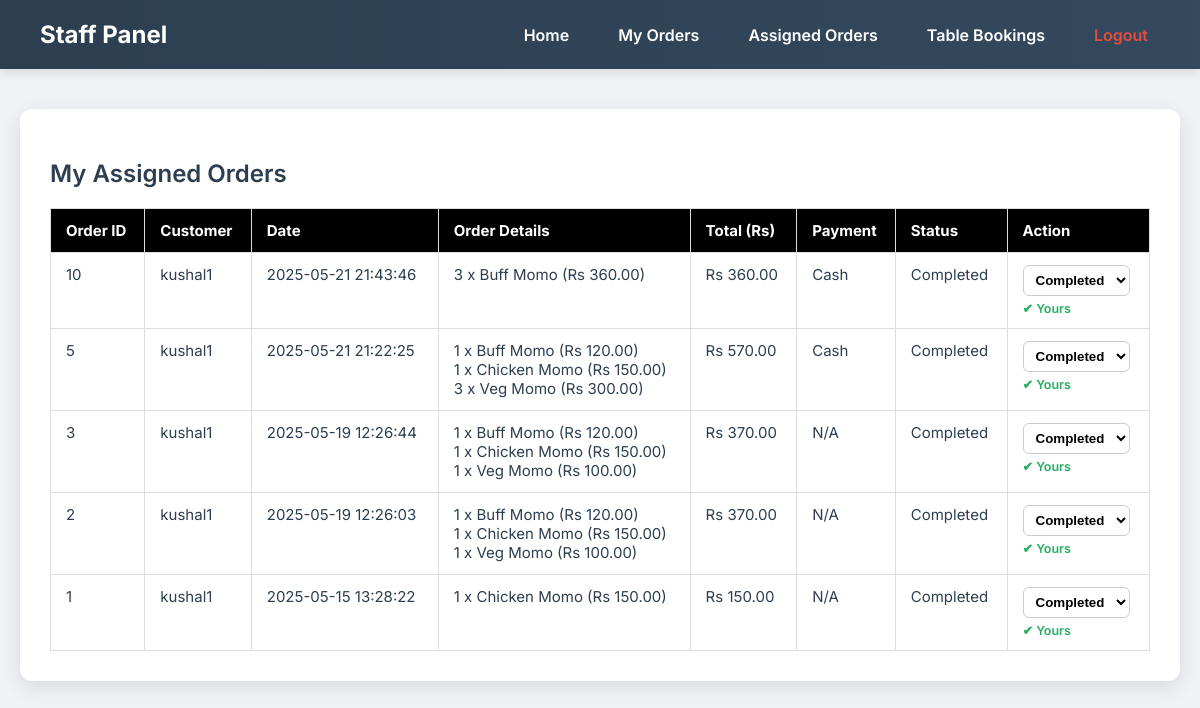
Screenshot of /assigned_orders.php (signed in) with the database file from the repository.
### tables this page shows
CREATE TABLE `orders` (
  `id` int(11) NOT NULL,
  `user_id` int(11) DEFAULT NULL,
  `order_date` datetime DEFAULT current_timestamp(),
  `order_details` text DEFAULT NULL,
  `total` decimal(10,2) NOT NULL,
  `status` varchar(50) DEFAULT NULL,
  `assigned_staff_id` int(11) DEFAULT NULL,
  `payment_method` varchar(50) DEFAULT NULL
);

CREATE TABLE `users` (
  `id` int(11) NOT NULL,
  `username` varchar(50) NOT NULL,
  `password` varchar(255) NOT NULL,
  `role` enum('admin','staff','user') DEFAULT 'user'
);

### assigned_orders.php (the view, shortened to what this page needs)
<?php
include 'db_connect.php';
$staffId = $_SESSION['user_id'];
try {
    $stmt = $conn->prepare("
        SELECT
            orders.id,
            orders.order_date,
            orders.total,
            orders.status,
            orders.payment_method,
            orders.order_details,
            u.username AS customer_name,
            orders.assigned_staff_id
        FROM orders
        JOIN users u ON orders.user_id = u.id
        WHERE orders.assigned_staff_id = :staff_id OR orders.assigned_staff_id IS NULL
        ORDER BY orders.order_date DESC
    ");
    $stmt->execute(['staff_id' => $staffId]);
    $orders = $stmt->fetchAll(PDO::FETCH_ASSOC);
} catch (PDOException $e) {
    die("Database error: " . $e->getMessage());
}
?>
<!DOCTYPE html>
<html lang="en">
<head>
</head>
<body>
<nav>
    <div class="logo">Staff Panel</div>
    <ul>
        <li><a href="staff_dashboard.php">Home</a></li>
        <li><a href="staff_orders.php">My Orders</a></li>
        <li><a href="assigned_orders.php">Assigned Orders</a></li>
        <li><a href="table_bookings.php">Table Bookings</a></li>
        <li><a class="logout" href="logout.php">Logout</a></li>
    </ul>
</nav>
<main class="container">
    <h2>My Assigned Orders</h2>
    <table>
        <thead>
            <tr>
                <th>Order ID</th>
                <th>Customer</th>
                <th>Date</th>
                <th>Order Details</th>
                <th>Total (Rs)</th>
                <th>Payment</th>
                <th>Status</th>
                <th>Action</th>
            </tr>
        </thead>
        <tbody>
            <?php if (empty($orders)): ?>
                <tr><td colspan="8" style="text-align:center;">No orders found.</td></tr>
            <?php else: ?>
                <?php foreach ($orders as $order): ?>
                    <tr>
                        <td><?= htmlspecialchars($order['id']) ?></td>
                        <td><?= htmlspecialchars($order['customer_name']) ?></td>
                        <td><?= htmlspecialchars($order['order_date']) ?></td>
                        <td>
                            <?php
                            $details = json_decode($order['order_details'], true);
                            if ($details) {
                                foreach ($details as $item) {
                                    echo htmlspecialchars("{$item['quantity']} x {$item['name']} (Rs " . number_format($item['subtotal'], 2) . ")") . "<br>";
                                }
                            } else {
                                echo "No details";
                            }
                            ?>
                        </td>
                        <td>Rs <?= number_format($order['total'], 2) ?></td>
                        <td><?= htmlspecialchars($order['payment_method'] ?? 'N/A') ?></td>
                        <td><?= ucfirst(htmlspecialchars($order['status'])) ?></td>
                        <td>
                            <?php if ($order['assigned_staff_id'] === null): ?>
                                <form method="POST" action="claim_order.php">
                                    <input type="hidden" name="order_id" value="<?= $order['id'] ?>">
                                    <button type="submit">Claim</button>
                                </form>
                            <?php else: ?>
                                <form method="POST" action="update_order_status.php">
                                    <select name="status" onchange="this.form.submit()">
                                        <option value="completed" <?= $order['status'] === 'completed' ? 'selected' : '' ?>>Completed</option>
                                    </select>
                                </form>
                                <small>✔ Yours</small>
                            <?php endif; ?>
                        </td>
                    </tr>
                <?php endforeach; ?>
            <?php endif; ?>
        </tbody>
    </table>
</main>
</body>
</html>

### assigned_orders.php (style rules this page uses)
body { font-family: 'Inter', sans-serif; background-color: #f0f2f5; margin: 0; padding: 0; color: #2c3e50; }
nav { background: linear-gradient(to right, #2c3e50, #34495e); padding: 20px 40px; display: flex; justify-content: space-between; align-items: center; color: white; box-shadow: 0 4px 10px rgba(0,0,0,0.1); }
nav .logo { font-size: 24px; font-weight: 700; }
nav ul { list-style: none; display: flex; margin: 0; padding: 0; }
nav ul li { margin-left: 25px; }
nav ul li a { color: white; text-decoration: none; font-weight: 600; transition: color 0.3s ease; padding: 6px 12px; border-radius: 5px; }
nav ul li a.logout { color: #e74c3c; }
main.container { max-width: 1100px; margin: 40px auto; background-color: white; padding: 30px; border-radius: 12px; box-shadow: 0 6px 20px rgba(0,0,0,0.1); }
h2 { margin-bottom: 20px; font-weight: 600; }
table { border-collapse: collapse; width: 100%; font-size: 15px; }
th, td { border: 1px solid #ddd; padding: 12px 15px; vertical-align: top; }
th { background: black; color: white; text-align: left; }
select { padding: 6px 8px; border-radius: 6px; border: 1px solid #ccc; font-weight: 600; cursor: pointer; background-color: white; transition: border-color 0.3s ease; }
small { display: block; margin-top: 5px; color: #27ae60; font-weight: 600; }
form { margin: 0; }

### rows the page displays
orders: id "10", user.username "kushal1", order_date "2025-05-21 21:43:46", subtotal "3 x Buff Momo (Rs 360.00)", total "360.00", payment_method "Cash", status "Completed"
orders: id "5", user.username "kushal1", order_date "2025-05-21 21:22:25", subtotal "1 x Buff Momo (Rs 120.00)", subtotal "3 x Veg Momo (Rs 300.00)", total "570.00", payment_method "Cash", status "Completed"
orders: id "1 x Chicken Momo (Rs 150.00)", id "1", user.username "kushal1", order_date "2025-05-15 13:28:22", total "150.00", payment_method "N/A", status "Completed"
orders: id "3", user.username "kushal1", order_date "2025-05-19 12:26:44", subtotal "1 x Buff Momo (Rs 120.00)", subtotal "1 x Veg Momo (Rs 100.00)", total "370.00", payment_method "N/A", status "Completed"
orders: id "2", user.username "kushal1", order_date "2025-05-19 12:26:03", subtotal "1 x Buff Momo (Rs 120.00)", subtotal "1 x Veg Momo (Rs 100.00)", total "370.00", payment_method "N/A", status "Completed"
